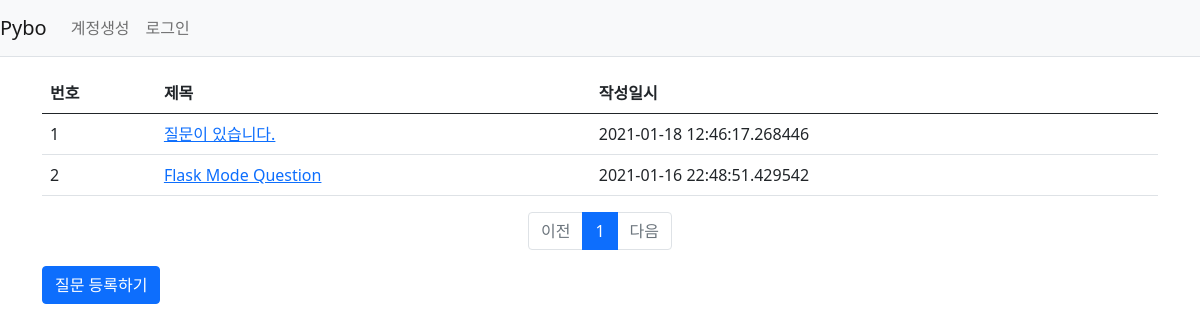
Page /question/list/ on the earlier database version.
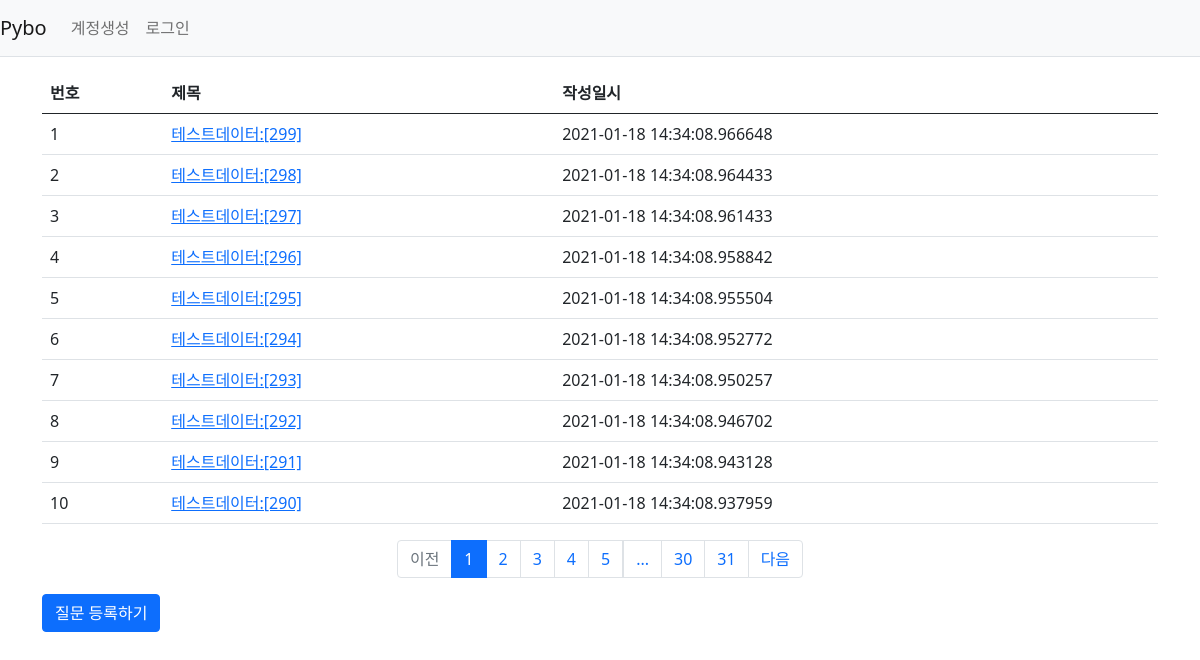
Same page on the later database version.
### pybo/models.py (models this page shows)
class Question(db.Model):
    id = db.Column(db.Integer, primary_key=True)
    subject = db.Column(db.String(200), nullable=False)
    content = db.Column(db.Text(), nullable=False) # 글자수 제한없음 Text
    create_date = db.Column(db.DateTime(), nullable=False)

### pybo/views/question_views.py (the view)
@bp.route('/list/')
def _list():
    page = request.args.get('page', type=int, default=1) # 페이지
    question_list = Question.query.order_by(Question.create_date.desc())
    question_list = question_list.paginate(page, per_page=10)
    return render_template('questions/question_list.html', question_list=question_list)

### pybo/templates/questions/question_list.html
{% extends 'base.html' %}
{% block content %}
<div class="container my-3">
    <table class="table">
        <thead>
        <tr class="thead-dark">
            <th> 번호</th>
            <th> 제목 </th>
            <th> 작성일시 </th>
        </tr>
        </thead>
        <tbody>
        {% if question_list %}
        {% for question in question_list.items %}
        <tr>
            <td>{{ loop.index }}</td>
            <td>
                <a href="{{ url_for('question.detail', question_id=question.id)}}">{{ question.subject }}</a>
            </td>
            <td>{{ question.create_date }}</td>
        </tr>
        {% endfor %}
        {% else %}
        <tr>
            <td colspan="3"> 질문이 없습니다. </td>
        </tr>
        {% endif %}
        </tbody>
    </table>
    <ul class="pagination justify-content-center">
        {% if question_list.has_prev %}
        <li class="page-item">
            <a class="page-link" href="?page={{ question_list.prev_num }}">이전</a>
        </li>
        {% else %}
        <li class="page-item disabled">
            <a class="page-link" tabindex="-1" aria-disabled="true" href="#">이전</a>
        </li>
        {% endif %}
        {% for page_num in question_list.iter_pages() %}
            {% if page_num %}
                {% if page_num != question_list.page %}
                <li class="page-item">
                    <a class="page-link" href="?page={{ page_num }}"> {{ page_num }}</a>
                </li>
                {% else %}
                <li class="page-item active" aria-current="page">
                    <a class="page-link" href="#">{{ page_num }}</a>
                </li>
                {% endif %}
            {% else %}
                <li class="disabled">
                    <a class="page-link" href="#"> ... </a>
                </li>
            {% endif %}
        {% endfor %}
        {% if question_list.has_next %}
        <li class="page-item">
            <a class="page-link" href="?page={{ question_list.next_num }}">다음</a>
        </li>
        {% else %}
        <li class="page-item disabled">
            <a class="page-link" tabindex="-1" aria-disabled="true" href="#">다음</a>
        </li>
        {% endif %}
    </ul>
    <a href="{{ url_for('question.create') }}" class="btn btn-primary"> 질문 등록하기 </a>
</div>
{% endblock %}

### pybo/templates/base.html (shortened to what this page needs)
<!doctype html>
<html lang="ko">
<head>
    <link rel="stylesheet" href="{{ url_for('static', filename='bootstrap.min.css') }}">
    <link rel="stylesheet" href="{{ url_for('static', filename='style.css')}}">
</head>
<body>
{% include "navbar.html" %}
{% block content %}
{% endblock %}
</body>
</html>

### pybo/templates/navbar.html (shortened to what this page needs)
<nav class="navbar navbar-expand-lg navbar-light bg-light border-bottom">
    <a class="navbar-brand" href="{{ url_for('main.index') }}"> Pybo</a>
    <div class="collapse navbar-collapse flex-grow-0" id="navbarNav">
        <ul class="navbar-nav">
            <li class="nav-item">
                <a class="nav-link" href="#">계정생성</a>
            </li>
            <li class="nav-item">
                <a class="nav-link" href="#">로그인</a>
            </li>
        </ul>
    </div>
</nav>

Differences in the rows shown:
no longer on this page (row unchanged): Question: subject "질문이 있습니다.", create_date "2021-01-18 12:46:17.268446"
no longer on this page (row unchanged): Question: subject "Flask Mode Question", create_date "2021-01-16 22:48:51.429542"
added Question: subject "테스트데이터:[299]", create_date "2021-01-18 14:34:08.966648"
added Question: subject "테스트데이터:[298]", create_date "2021-01-18 14:34:08.964433"
added Question: subject "테스트데이터:[297]", create_date "2021-01-18 14:34:08.961433"
added Question: subject "테스트데이터:[296]", create_date "2021-01-18 14:34:08.958842"
added Question: subject "테스트데이터:[295]", create_date "2021-01-18 14:34:08.955504"
added Question: subject "테스트데이터:[294]", create_date "2021-01-18 14:34:08.952772"
added Question: subject "테스트데이터:[293]", create_date "2021-01-18 14:34:08.950257"
added Question: subject "테스트데이터:[292]", create_date "2021-01-18 14:34:08.946702"
added Question: subject "테스트데이터:[291]", create_date "2021-01-18 14:34:08.943128"
added Question: subject "테스트데이터:[290]", create_date "2021-01-18 14:34:08.937959"
Other differences:
new list line: "2"
new list line: "3"
new list line: "4"
new list line: "5"
new list line: "30"
new list line: "31"
